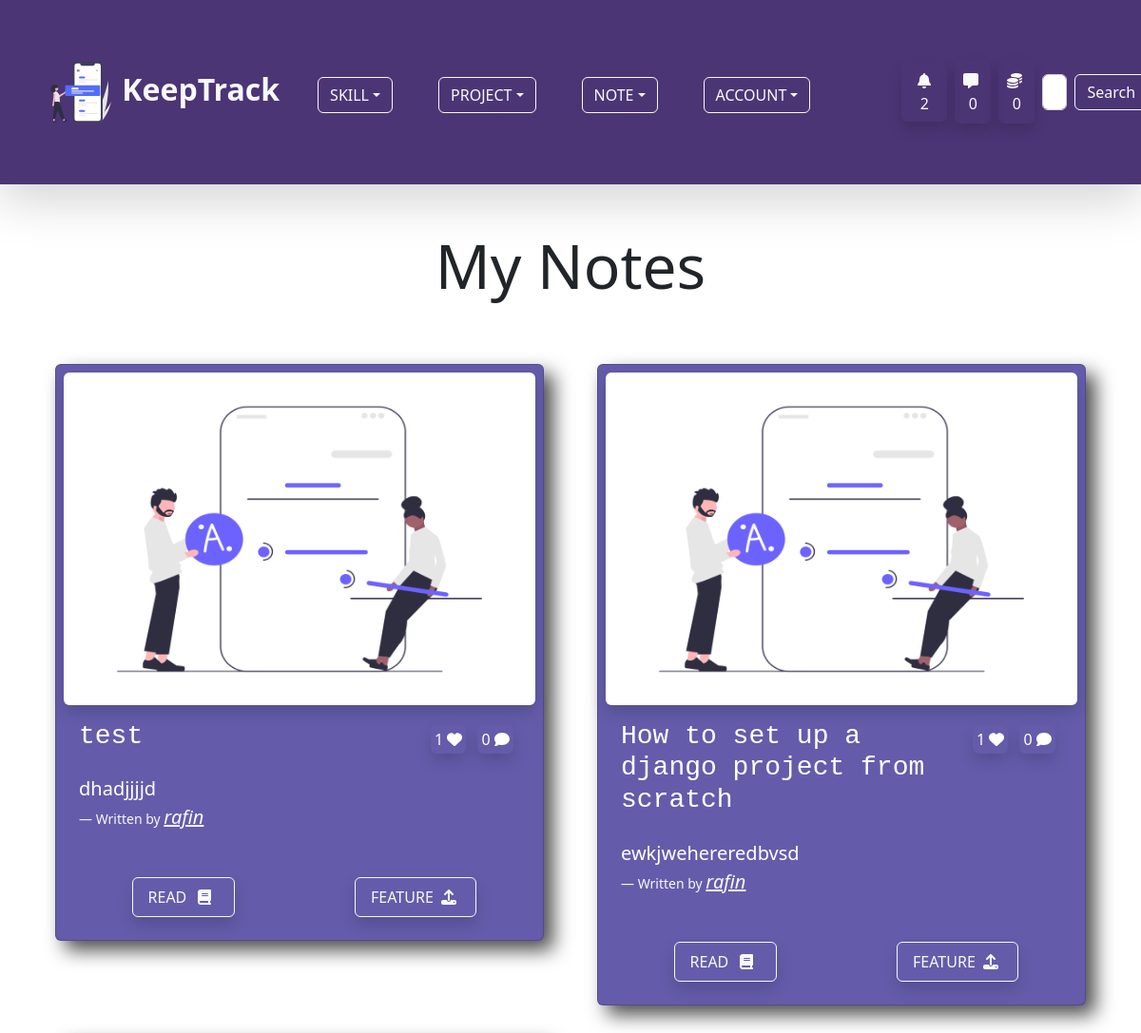
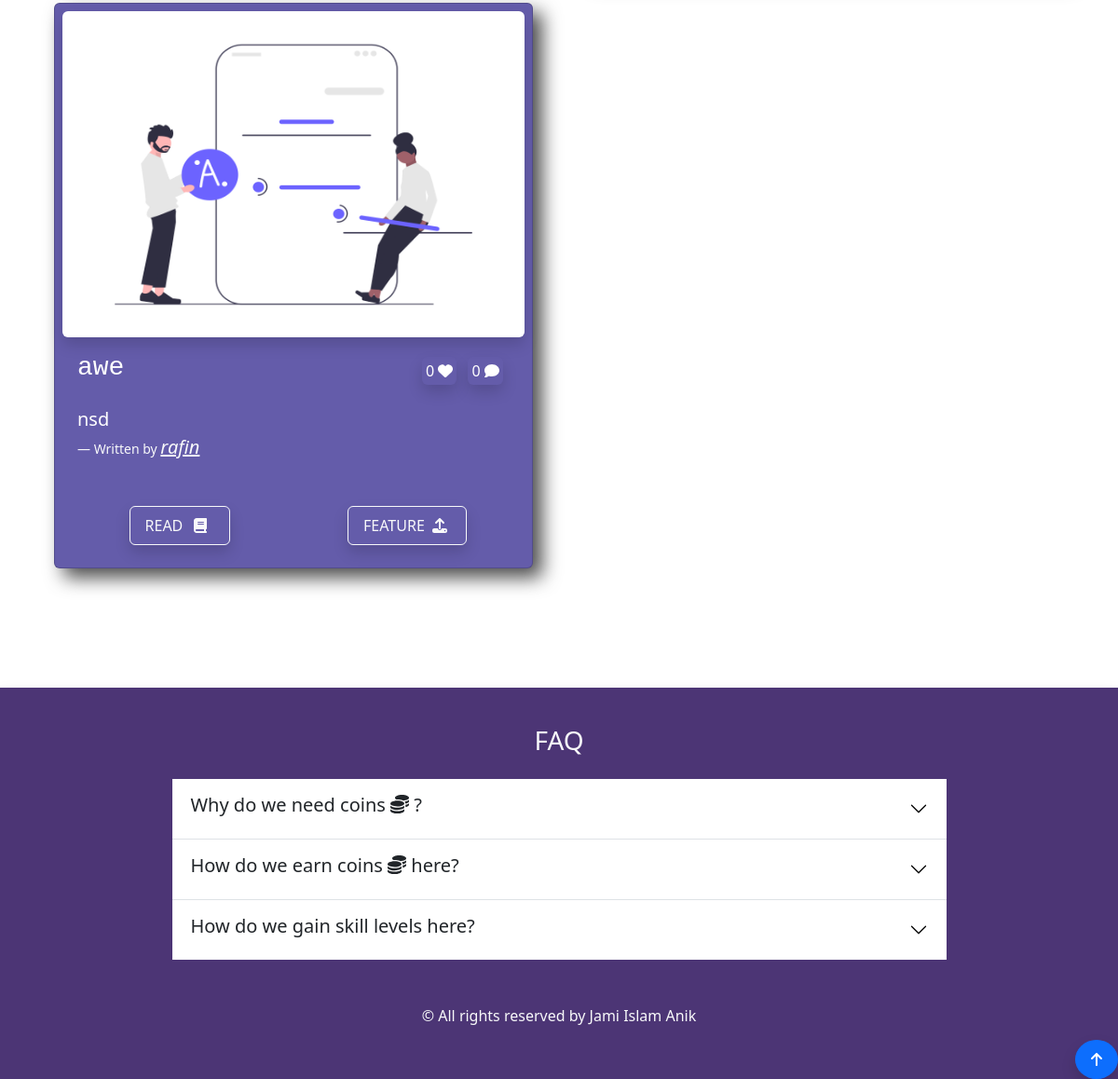
The page /note/ (signed in) on the database its author committed (2 pictures, top to bottom).
### account/models.py (models this page shows, shortened)
class Profile(models.Model):
    user = models.OneToOneField(User,on_delete=models.CASCADE,null=True,blank=True)
    profile_image = models.ImageField(null=True,blank=True,upload_to='keeptrack/images/',default = 'keeptrack/default_images/default_profile_i2ejjp.png')
    username = models.CharField(max_length=255)
    first_name = models.CharField(max_length=255,null=True,blank=True)
    last_name = models.CharField(max_length=255,null=True,blank=True)
    bio = models.TextField(max_length=1000,blank=True,null=True)
    email = models.EmailField(max_length=255,blank=True,null=True)
    portfolio_site = models.URLField(max_length=500,blank=True,null=True)
    facebook = models.URLField(max_length=2000,blank=True,null=True)
    linkedin = models.URLField(max_length=2000,blank=True,null=True)
    youtube = models.URLField(max_length=2000,blank=True,null=True)
    coin = models.IntegerField(default=100,null=True,blank=True)
    def __str__(self):
        return self.username

class Inbox(models.Model):
    owner = models.OneToOneField(Profile, on_delete=models.CASCADE)
    created_at = models.DateTimeField(auto_now_add=True)

### note/models.py (models this page shows)
class Note(models.Model):
    comment = GenericRelation(Comment)
    like = GenericRelation(Like)
    content_type = models.ForeignKey(ContentType, null=True, on_delete=models.SET_NULL)
    object_id = models.IntegerField()
    content_object = GenericForeignKey()
    owner = models.ForeignKey(Profile,on_delete=models.CASCADE)
    note_image = models.ImageField(null=True, blank =True, upload_to='keeptrack/images/')
    title = models.CharField(max_length=255)
    body = models.TextField()
    created_at = models.DateTimeField(auto_now_add=True)
    class Meta:
        ordering = ['-created_at']
    @property
    def slug_title(self):
        return slugify(self.title)

### note/views.py (the view, shortened to what this page needs)
# urls.py: path('',views.note_page,name="note-page"),
@login_required(login_url='login-page')
def note_page(request):
    owner = request.user.profile
    queryset = owner.note_set.all()
    context = {
        'queryset' : list(queryset),
    }
    return render(request,'note/note_page.html',context)

### note/templates/note/note_page.html (shortened to what this page needs)
{% extends 'base.html' %} {% load static %} {% block content %}
<div class="container">
  <h3 class="mb-5 display-3 text-center">My Notes</h3>
  {% if queryset %}
  <div class="row">
    {% for note in queryset %}
    <div class="col col-12 col-md-6">
      <div class="card p-2 mx-3 my-3" id="project-page-card">
        {% if note.note_image %}
        <img
          src="{{ note.note_image.url }}"
          class="img-fluid w-100 shadow rounded"
          id="note-image-h"
          alt="Note Image"
        />
        {% else %}
        <img
          src="{% static 'images/default_note.png' %}"
          class="img-fluid w-100 shadow rounded"
          id="note-image-h"
          alt="Note Image"
        />
        {% endif %}
        <div class="card-body text-white">
          <div class="row">
            <h3 class="col col-12 col-md-9 card-title font-monospace">{{ note.title }}</h3>
            <div class="col col-12 col-md-3 pb-2 pt-0 pt-md-2">
              <span class="p-1 mx-1 rounded shadow">{{ note.like.count }} <i class="fas fa-heart"></i></span>
              <span class="p-1 mx-1 rounded shadow">{{ note.comment.count }} <i class="fas fa-comment"></i></span>
            </div>
          </div>
          <figure class="py-1 py-md-3">
            <blockquote class="blockquote">
              <p class="lead">{{ note.body|slice:"60" }}
            </blockquote>
            <figcaption class="blockquote-footer text-light">Written by
              <a href="{% url 'account-page' note.owner.username %}" class="fs-5 text-light"><cite title="Source Title">{{ note.owner }}</cite></a>
            </figcaption>
          </figure>
          <div class="row">
          <div class="text-center col col-6">
            <a
              href="{% url 'single-note-page' note.id note.slug_title %}"
              class="btn btn-outline-light py-2 px-3 shadow"
              >READ
              <span><i class="fas fa-book px-2"></i></span>
            </a>
          </div>
          <div class="col col-6">
            <form action="" method="POST">
              <div class="text-center"><button type="submit" name="note-id" value="{{ note.id }}" class="btn btn-outline-light py-2 px-3 shadow" title="Featuring this note will cost you 50 coins.">FEATURE <span><i class="fas fa-upload px-1"></i></span> </button></div>
            </form>
          </div>
        </div>
        </div>
      </div>
    </div>
    {% endfor %}
  </div>
  {% else %}
  <p class="lead text-center">You do not have any note yet. Please add notes to your projects and skills to keep track of your progress.</p>
  {% endif %}
</div>
{% endblock %}

### templates/navbar.html (shortened to what this page needs)
{% load static %}
<nav class="navbar navbar-expand-lg navbar-light mb-5 shadow-lg" id="custom-bg">
  <div class="container-fluid p-3 p-md-5">
    <a class="navbar-brand fs-2 text-light fw-bold" href="{% url 'home-page' %}">
      <img src="{% static 'svg/navicon.svg' %}" alt="icon" class=" bg-transparent"
        width="72" height="72">
      KeepTrack
    </a>
    <div class="collapse navbar-collapse" id="navbarSupportedContent">
      <ul class="navbar-nav me-auto mb-2 mb-lg-0 px-4 fs-3">
        {% if user.is_authenticated %}
        <li class="nav-item dropdown me-5 mb-3 mb-md-0">
          <button class="btn btn-outline-light dropdown-toggle text-uppercase" id="navbarWithDropdown"
            data-bs-toggle="dropdown" role="button" aria-expanded="false">Skill</button>
        </li>
        <li class="nav-item dropdown me-5 mb-3 mb-md-0">
          <button class="btn btn-outline-light dropdown-toggle text-uppercase" id="navbarWithDropdown"
            data-bs-toggle="dropdown" role="button" aria-expanded="false">Project</button>
        </li>
        <li class="nav-item dropdown me-5 mb-3 mb-md-0">
          <button class="btn btn-outline-light dropdown-toggle text-uppercase" id="navbarWithDropdown"
            data-bs-toggle="dropdown" role="button" aria-expanded="false">Note</button>
        </li>
        {% endif %}
        <li class="nav-item dropdown me-5 mb-3 mb-md-0">
          <button class="btn btn-outline-light dropdown-toggle text-uppercase" id="navbarWithDropdown"
            data-bs-toggle="dropdown" role="button" aria-expanded="false">Account</button>
        </li>
      </ul>
      {% if user.is_authenticated %}
      <button class="btn ms-4 me-2 shadow text-light" data-bs-toggle="modal"
                    data-bs-target="#notificationModal"><span class="ps-1"><i class="fas fa-bell fa-bounce pe-1"></i>
                      {{ user.profile.notification_set.count }}
                    </span>
                </button>
      <a href="{% url 'inbox-page' %}" class="btn text-light p-2 me-2 shadow rounded my-2"><i class="fas fa-message fa-bounce pe-1"></i>{{ user.profile.inbox.message_set.count }} </a>
      <a href="{% url 'note-page' %}" class="btn text-light p-2 me-2 shadow rounded my-2"><i class="fas fa-coins fa-bounce pe-1"></i>{{ user.profile.coin }} </a>
      {% endif %}
      <form class="d-flex my-2" method="POST" action="{% url 'home-page' %}">
        <input class="form-control me-2" type="search" placeholder="Search Users by username..." aria-label="Search" name="searched">
        <button class="btn btn-outline-light" type="submit">Search</button>
      </form>
    </div>
  </div>
</nav>

### static/css/app.css (style rules this page uses)
#custom-bg { background-color: #4C3575; }
#project-page-card { background-color: #645CAA; box-shadow: 10px 10px 20px rgb(0, 0, 0 , 0.7); }
#note-image-h { height: 350px; }

### rows shown on the page
Note: title "test", like.count "1", comment.count "0", body "dhadjjjjd", owner "rafin"
Note: title "How to set up a django project from scratch", like.count "1", comment.count "0", body "ewkjwehereredbvsd", owner "rafin"
Note: title "awe", like.count "0", comment.count "0", body "nsd", owner "rafin"

### other values the page prints
{{ user.profile.notification_set.count }} "2"
{{ user.profile.inbox.message_set.count }} "0"
{{ user.profile.coin }} "0"
